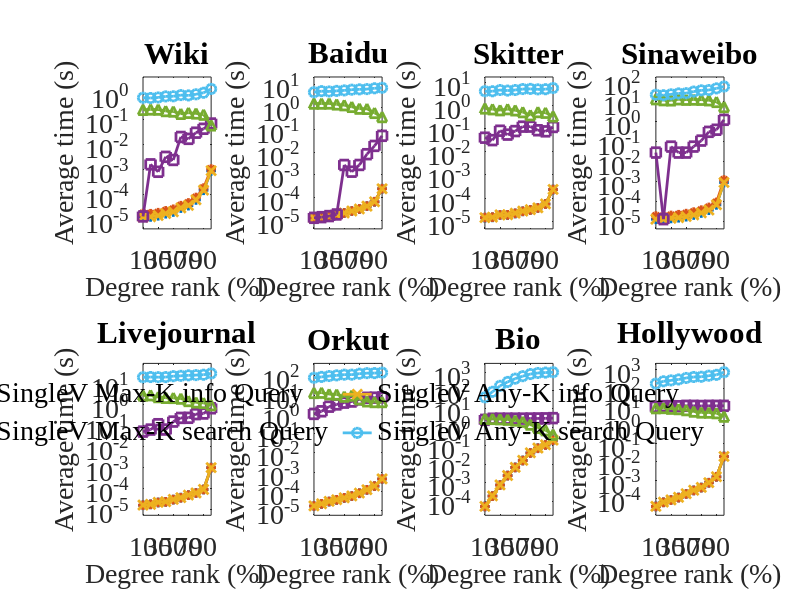

Source code (MATLAB): (Note: this script raises an error after producing the figure.)
close all;
clear;
load('singlev_info_query.mat');

num_graphs = 8;
num_columns = 4;
num_rows = 2;

title_string = {'Wiki' ...
    'Baidu' ...
    'Skitter' ...
    'Sinaweibo' ...
    'Livejournal' ...
    'Orkut' ...        
    'Bio'...
    'Hollywood'};
% Sequence on file:
% facebook, wiki, skitter, baidu, Livejournal, 
% orkut, sinaweibo, hollywood, bio
sequence = [2 4 3 7 5 6 9 8];
legend_string = {'SingleV K info Query'...
    'SingleV Max-K info Query'...    
    'SingleV Any-K info Query'...
    'SingleV K search Query'...
    'SingleV Max-K search Query'...
    'SingleV Any-K search Query'};

figure(1);
for idx = 1:numel(sequence)
    graph_i = sequence(idx);
    subplot(num_rows, num_columns, idx);
    plot(k_info(graph_i,1:10) / (1000 * 100), '-+', 'LineWidth', 2, 'Markers', 7); hold on;
    plot(maxk_info(graph_i,1:10) / (1000 * 100), '-*', 'LineWidth', 2, 'Markers', 7); hold on;
    plot(anyk_info(graph_i,1:10) / (1000 * 100), '-x', 'LineWidth', 2, 'Markers', 7); hold on;
    plot((k_exact(graph_i,1:10) + k_info(graph_i,1:10)) / (1000 * 100), '-s', 'LineWidth', 2, 'Markers', 7); hold on;
    plot((maxk_exact(graph_i,1:10) + maxk_info(graph_i,1:10)) / (1000 * 100), '-^', 'LineWidth', 2, 'Markers', 7); hold on;
    plot((anyk_exact(graph_i,1:10) + anyk_info(graph_i,1:10)) / (1000 * 100), '-o', 'LineWidth', 2, 'Markers', 7);
    
    xlim([1 10]);
    set(gca,'XTick',(1:2:10));
    set(gca,'XTickLabel',{'10'; '30'; '50'; '70'; '90'});
    set(gca, 'Fontname', 'Times New Roman', 'Fontsize', 20);
    set(gca, 'YScale', 'log');
    
    data = [k_info(graph_i,1:10) / (1000 * 100)...
        maxk_info(graph_i,1:10) / (1000 * 100)...
        anyk_info(graph_i,1:10) / (1000 * 100)...
        (k_exact(graph_i,1:10) + k_info(graph_i,1:10)) / (1000 * 100)...
        (maxk_exact(graph_i,1:10) + maxk_info(graph_i,1:10)) / (1000 * 100)...
        (anyk_exact(graph_i,1:10) + anyk_info(graph_i,1:10)) / (1000 * 100)];
    y_max = max(data);
    y_min = min(data);
    ylim([y_min/3, y_max*3]);
    xlabel_hand=xlabel({'Degree rank (%)';' '});
    set(xlabel_hand,'Fontname', 'Times New Roman', 'Fontsize', 20);
    ylabel_hand=ylabel('Average time (s)');
    set(ylabel_hand,'Fontname', 'Times New Roman', 'Fontsize', 20);
    title(title_string(idx));
end

legend_hand = legend(legend_string,...
    'Orientation', 'horizontal',...
    'Position', [0.1 -0.032 0.8 0.1]);
set(legend_hand,'Fontname', 'Times New Roman', ...
    'Fontsize', 20, 'NumColumns', 3, 'box', 'off');

fig = gcf;
fig.PaperUnits = 'inches';
fig.PaperSize = [16 9];
fig.PaperPosition = [-1.5 0.3 19 9];
print('singlev_info_query.pdf', '-dpdf')